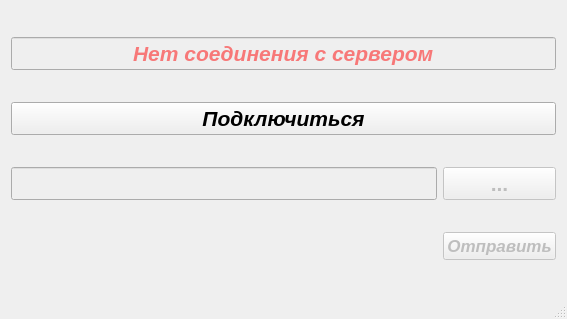
<?xml version="1.0" encoding="UTF-8"?>
<ui version="4.0">
 <class>Client</class>
 <widget class="QMainWindow" name="Client">
  <property name="geometry">
   <rect>
    <x>0</x>
    <y>0</y>
    <width>567</width>
    <height>319</height>
   </rect>
  </property>
  <property name="windowTitle">
   <string>Client</string>
  </property>
  <widget class="QWidget" name="centralWidget">
   <layout class="QGridLayout" name="gridLayout">
    <item row="0" column="0" colspan="2">
     <widget class="QLineEdit" name="lineEdit">
      <property name="enabled">
       <bool>false</bool>
      </property>
      <property name="palette">
       <palette>
        <active>
         <colorrole role="Text">
          <brush brushstyle="SolidPattern">
           <color alpha="255">
            <red>231</red>
            <green>231</green>
            <blue>231</blue>
           </color>
          </brush>
         </colorrole>
         <colorrole role="PlaceholderText">
          <brush brushstyle="SolidPattern">
           <color alpha="128">
            <red>231</red>
            <green>231</green>
            <blue>231</blue>
           </color>
          </brush>
         </colorrole>
        </active>
        <inactive>
         <colorrole role="Text">
          <brush brushstyle="SolidPattern">
           <color alpha="255">
            <red>231</red>
            <green>231</green>
            <blue>231</blue>
           </color>
          </brush>
         </colorrole>
         <colorrole role="PlaceholderText">
          <brush brushstyle="SolidPattern">
           <color alpha="128">
            <red>231</red>
            <green>231</green>
            <blue>231</blue>
           </color>
          </brush>
         </colorrole>
        </inactive>
        <disabled>
         <colorrole role="Text">
          <brush brushstyle="SolidPattern">
           <color alpha="127">
            <red>255</red>
            <green>0</green>
            <blue>0</blue>
           </color>
          </brush>
         </colorrole>
         <colorrole role="PlaceholderText">
          <brush brushstyle="SolidPattern">
           <color alpha="128">
            <red>231</red>
            <green>231</green>
            <blue>231</blue>
           </color>
          </brush>
         </colorrole>
        </disabled>
       </palette>
      </property>
      <property name="font">
       <font>
        <pointsize>16</pointsize>
        <weight>75</weight>
        <italic>true</italic>
        <bold>true</bold>
       </font>
      </property>
      <property name="text">
       <string>Нет соединения с сервером</string>
      </property>
      <property name="alignment">
       <set>Qt::AlignCenter</set>
      </property>
     </widget>
    </item>
    <item row="3" column="1">
     <widget class="QPushButton" name="SendFile">
      <property name="enabled">
       <bool>false</bool>
      </property>
      <property name="font">
       <font>
        <pointsize>13</pointsize>
        <weight>75</weight>
        <italic>true</italic>
        <bold>true</bold>
       </font>
      </property>
      <property name="text">
       <string>Отправить</string>
      </property>
     </widget>
    </item>
    <item row="2" column="0">
     <widget class="QLineEdit" name="File">
      <property name="enabled">
       <bool>false</bool>
      </property>
      <property name="font">
       <font>
        <pointsize>16</pointsize>
       </font>
      </property>
     </widget>
    </item>
    <item row="2" column="1">
     <widget class="QPushButton" name="ChangeFile">
      <property name="enabled">
       <bool>false</bool>
      </property>
      <property name="font">
       <font>
        <pointsize>16</pointsize>
        <weight>75</weight>
        <bold>true</bold>
       </font>
      </property>
      <property name="text">
       <string>...</string>
      </property>
     </widget>
    </item>
    <item row="1" column="0" colspan="2">
     <widget class="QPushButton" name="connectButton">
      <property name="font">
       <font>
        <pointsize>16</pointsize>
        <weight>75</weight>
        <italic>true</italic>
        <bold>true</bold>
       </font>
      </property>
      <property name="text">
       <string>Подключиться</string>
      </property>
     </widget>
    </item>
   </layout>
  </widget>
  <widget class="QMenuBar" name="menuBar">
   <property name="geometry">
    <rect>
     <x>0</x>
     <y>0</y>
     <width>567</width>
     <height>25</height>
    </rect>
   </property>
  </widget>
  <widget class="QStatusBar" name="statusBar"/>
 </widget>
 <layoutdefault spacing="6" margin="11"/>
 <resources/>
 <connections/>
</ui>
